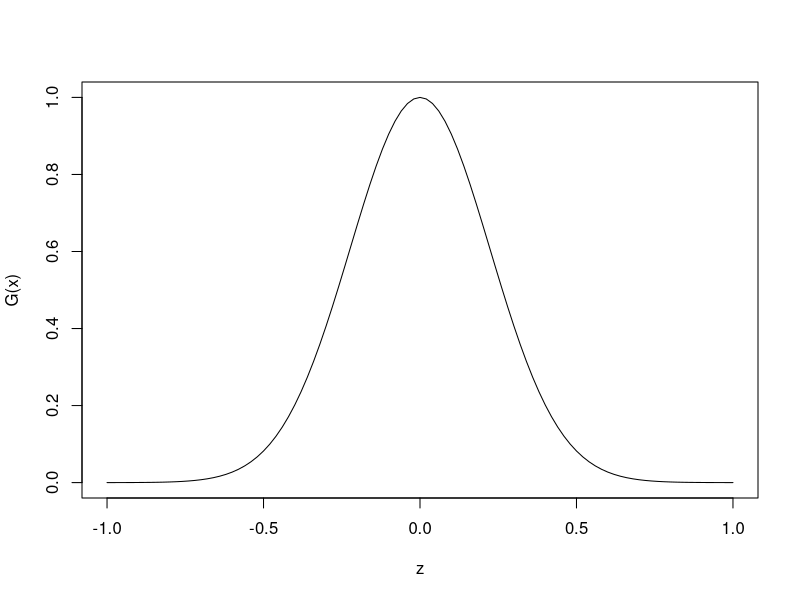
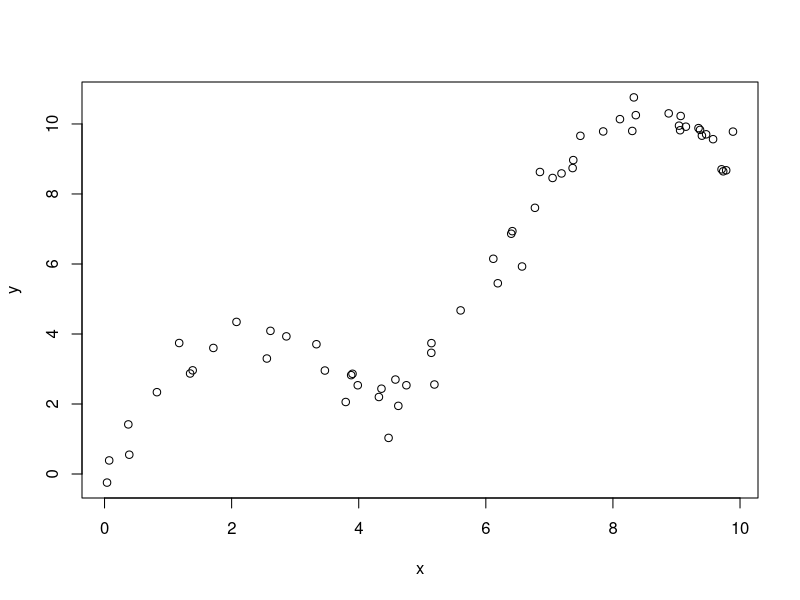
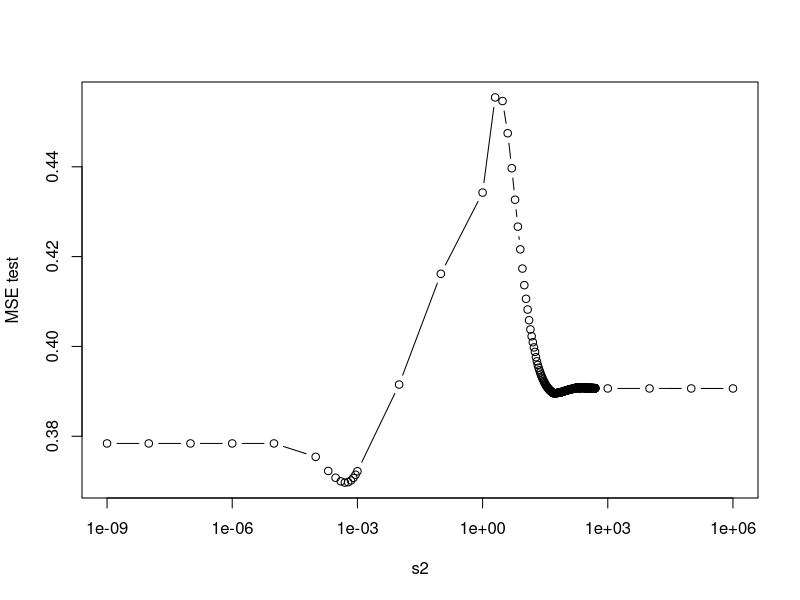
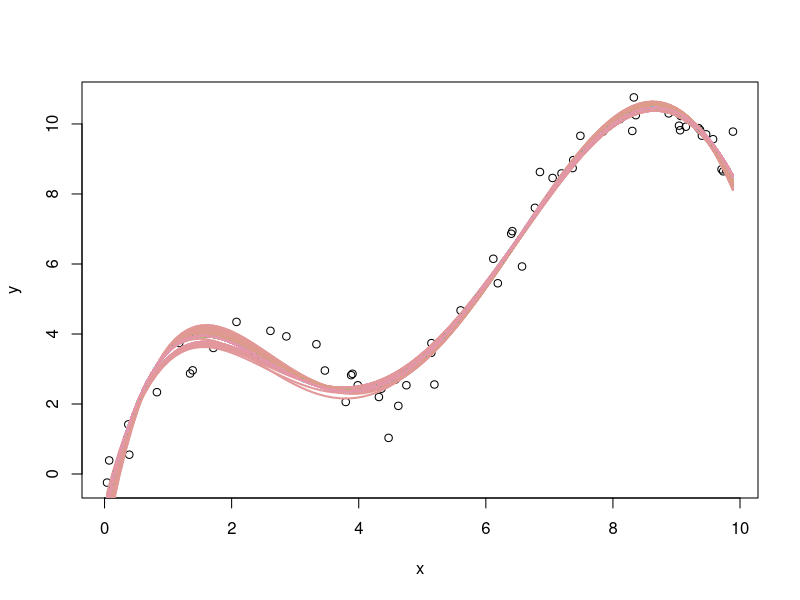
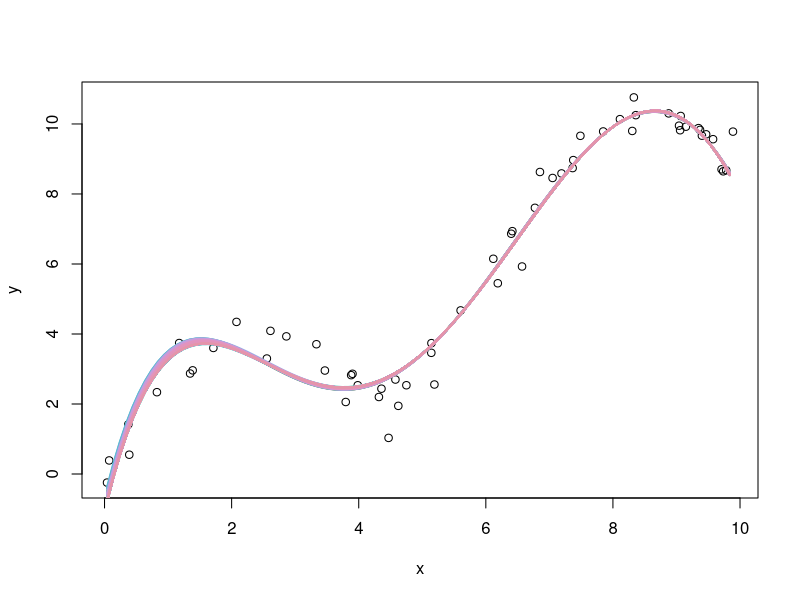
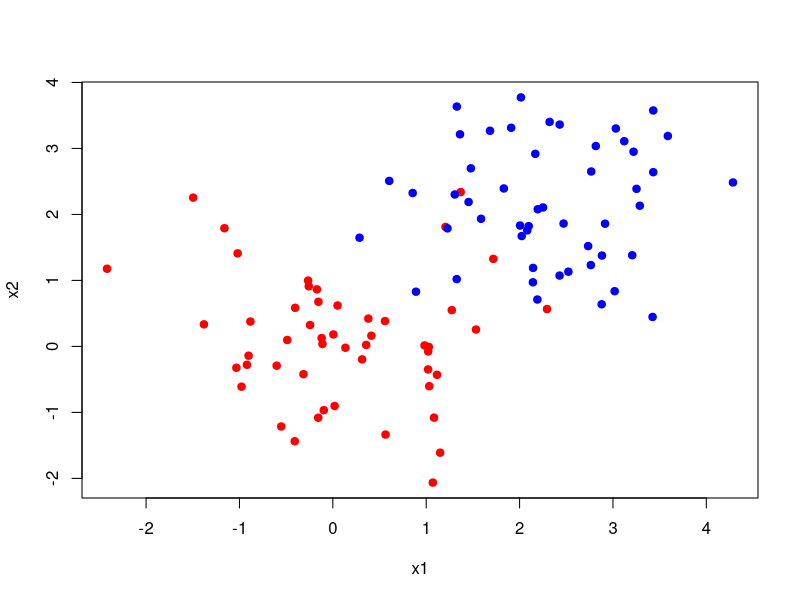

Generate these figures, in order, with R: (Note: a time limit stopped this script after it produced the figures.)
## ---- chunk 1
knitr::opts_chunk$set(echo = TRUE)
## ---- chunk 2
G <- function(z, s2 = 0.1) exp(-z^2/s2)
## ---- chunk 3
curve(G, from = -1, to = 1, xlab = "z")
## ---- chunk 4
x <- 1:10
## ---- chunk 5
sum(G(x - x[1], 1e+1) * G(x - x[1], 1e+1))
sum(G(x - x[1], 1e+0) * G(x - x[1], 1e+0))
sum(G(x - x[1], 1e-1) * G(x - x[1], 1e-1))
## ---- chunk 6
sum(G(x - x[1], 1e+1) * G(x - x[2], 1e+1))
sum(G(x - x[1], 1e+0) * G(x - x[2], 1e+0))
sum(G(x - x[1], 1e-1) * G(x - x[2], 1e-1))
## ---- chunk 7
get_V <- function(x, G, ...)
{
  # prepare output object
  n <- length(x)
  V <- matrix(ncol = n, nrow = n)
  # compute V matrix
  for (i in seq_len(n)) {
    Gi <- G(x - x[i], ...)
    for (j in seq_len(n)) {
      Gj <- G(x - x[j], ...)
      V[i,j] <- sum(Gi*Gj)
    }
  }
  # return V matrix
  V
}
## ---- chunk 8
round(get_V(1:10, G, 1), 2)
## ---- chunk 9
round(get_V(1:10, G, 0.1), 2)
## ---- chunk 10
data_generator <- function(n)
{
  x <- runif(n, min = 0, max = 10)
  y <- 2*sin(x) + 1*x + rnorm(n, mean = 0, sd = 0.5)
  data.frame(x = x,
             y = y)
}
## ---- chunk 11
set.seed(42)
df_train <- data_generator(60)
plot(df_train)
## ---- chunk 12
df <- data_generator(10)
round(get_V(df$x, G, 5e-4), 3)
round(get_V(df$x, G, 1e-7), 3)
## ---- chunk 13
emp_risk <- function(y, pred_y, V)
{
  r <- y - pred_y
  n <- length(r)
  drop(r %*% V %*% r) / n
}
## ---- chunk 14
h <- function(x, w)
{
  #w[1] + w[2]*x + w[3]*x^2 + w[4]*x^3 + w[5]*x^4 + w[6]*x^5
  sum <- 0
  for (i in seq_along(w))
    sum <- sum + w[i]*x^(i - 1)
  sum
}
## ---- chunk 15
func <- function(par, df, V)
{
  pred_y <- h(df$x, par)
  emp_risk(df$y, pred_y, V)
}
## ---- chunk 16
optim_func <- function(init_par, df_train, driver_func, G, ...)
{
  optim(
    par     = init_par,
    fn      = driver_func, 
    gr      = NULL,
    df_train, get_V(df_train$x, G, ...),
    method  = "BFGS",
    control = list(maxit = 1e4)
  )
}
## ---- chunk 17
MSE <- function(y, pred_y)
{
  mean((y - pred_y)^2)
}
## ---- chunk 18
df_test <- data_generator(1e6)
## ---- chunk 19
s2_vec <- c(10^seq(-9,-5), 1:9*1e-4, 10^seq(-3,-1), 1:500, 10^seq(3,6) )
results <- vector(mode = "list", length(s2_vec))
MSE_test <- rep(NA, length(s2_vec))
start_pars <- runif(6, min = -1, max = 1)
for (i in seq_along(s2_vec)) {
  # do the fit/training
  fit <- optim_func(start_pars, df_train, func, G, s2_vec[i])
  if (fit$convergence != 0) 
    cat("Convergence problems in", i, ". round :", fit$convergence, "\n")
  # compute test error and print results
  MSE_test[i] <- MSE(df_test$y, h(df_test$x, fit$par))
  # warm start for next fit
  start_pars <- fit$par
  # store current fit
  results[[i]] <- fit
}
## ---- chunk 20
plot(s2_vec, MSE_test, type = "b", xlab = "s2", ylab = "MSE test", 
     log = "x")
cat("\nBest s2 =", s2_vec[which.min(MSE_test)],
    "with MSE test =", min(MSE_test), "\n")
## ---- chunk 21
plot(df_train, type = "p")
x_seq <- seq(from       = min(df_train$x),
             to         = max(df_train$x),
             length.out = 101)
cols <- colorspace::rainbow_hcl(length(s2_vec))
for (i in seq_along(s2_vec))
  lines(x   = x_seq,
        y   = h(x_seq, results[[i]]$par),
        lwd = 2,
        col = cols[i])
#legend("bottomright",
#       legend = paste("s2 = ", s2_vec),
#       col    = cols,
#       lty    = 1, 
#       lwd    = 2,
#       bty    = "n")
## ---- chunk 22
s2_check <- rep(s2_vec[which.min(MSE_test)], 100)
results <- lapply(
  X   = s2_check,
  FUN = function(s2) optim_func(runif(6, -1, 1), df_train, func, G, s2)
)
## ---- chunk 23
plot(df_train, type = "p")
x_seq <- seq(from = min(df_train$x),
             to = max(df_train$x),
             by = 0.1)
cols <- colorspace::rainbow_hcl(length(s2_check))
for (i in seq_along(s2_check))
  lines(x   = x_seq,
        y   = h(x_seq, results[[i]]$par),
        lwd = 2,
        col = cols[i])
## ---- chunk 24
data_generation_2 <- function(n)
{
  mean <- list(c(0,0), c(2,2))
  varcov <- list(matrix(c(1,0,0,1), ncol = 2), 
                 matrix(c(1,0,0,1), ncol = 2))
  x <- NULL
  y <- NULL
  nn <- n/2
  for (i in seq_len(2)) {
    x <- rbind(x, mnormt::rmnorm(n      = nn, 
                                 mean   = mean[[i]], 
                                 varcov = varcov[[i]]))
    y <- c(y, rep(i - 1, nn))
  }
  df <- data.frame(x, y)
  colnames(df) <- c(paste0("x", 1:2), "y")
  df
}
## ---- chunk 25
df_train_class <- data_generation_2(100)
head(df_train_class)
## ---- chunk 26
with(
  data = df_train_class,
  expr = {
    plot(x    = NULL,
         y    = NULL,
         xlim = range(x1),
         ylim = range(x2),
         xlab = "x1",
         ylab = "x2")
    classes <- unique(y)
    cols <- setNames(object = c("red", "blue"),
                     nm     = as.character(classes))
    for (class in classes) {
      points(x   = x1[y == class],
             y   = x2[y == class],
             col = cols[as.character(class)],
             pch = 19)
    }
  }
)
## ---- chunk 27
G <- function(z, s2 = 0.1)
{
  exp(-sum(z^2)/s2)
}
## ---- chunk 28
get_V <- function(x, G, ...)
{
  n <- nrow(x)
  # prepare G tmp
  Gmat <- matrix(ncol = n, nrow = n)
  for (i in seq_len(n)) {
    for (j in seq_len(n)) {
      Gmat[i,j] <- G(x[j,] - x[i,], ...)
    }
  }
  # prepare output object  
  V <- matrix(ncol = n, nrow = n)
  # compute V matrix
  # V is symmetric: only compute upper triangular 
  # and diagonal elements
  for (i in seq(1, n)) {
    for (j in seq(i, n)) {
      V[i,j] <- sum(Gmat[i,]*Gmat[j,])
    }
  }
  # V is symmetric
  # add the missing symmetric entries of V
  for (i in seq(1, n - 1)) {
    for (j in seq(i + 1, n) ) {
      V[j,i] <- V[i,j]
    }
  }
  # return V matrix
  V
}
## ---- chunk 29
df_test <- data_generation_2(10)
x_test <- subset(df_test, select = c("x1", "x2"))
round(get_V(x_test, G, s2 = 0.1), 3)
## ---- chunk 30
emp_risk <- function(y, pred_y, V)
{
  r <- y - pred_y
  n <- length(r)
  drop(r %*% V %*% r) / n
}
## ---- chunk 31
h <- function(x, w)
{
  w[1] + w[2]*x[,1] + w[3]*x[,1]^2 + w[4]*x[,2] + w[5]*x[,2]^2
  #w[1] + w[2]*x[,1] + w[3]*x[,2]
}
## ---- chunk 32
get_emp_risk <- function(par, x, y, V)
{
  pred_y <- h(x, par)
  risk <- emp_risk(y, pred_y, V)
  risk
}
## ---- chunk 33
optim_func <- function(init_par, df_train, G, s2)
{
  x_train <- subset(df_train, select = c("x1", "x2"))
  optim(
    par     = init_par,
    fn      = get_emp_risk, 
    gr      = NULL,
    x_train, df_train$y, get_V(x_train, G, s2),
    method  = "BFGS",
    control = list(maxit = 1e4, trace = 0)
  )
}
## ---- chunk 34
get_misclass <- function(y, pred_y)
{
  mean(y != pred_y)
}
## ---- chunk 35
df_test <- data_generation_2(1e6)
start_pars <- setNames(object = runif(5, min = -1, max = 1), 
                       nm     = paste0("w", 0:4))
s2_vec <- c(10^seq(-8,-1), 1:50, 10^seq(2,4))
misclass_vec <- rep(NA, length(s2_vec))
for (i in seq_along(s2_vec)) {
  # find best fit/hypothesis function
  fit <- optim_func(start_pars, df_train_class, G, s2 = s2_vec[i])
  # get misclassification rate
  fx <- h(subset(df_test, select = c("x1", "x2")), fit$par)
  pred_y <- ifelse(fx > 0.5, 1, 0)
  misclass_vec[i] <- get_misclass(df_test$y, pred_y)
  # warm start for next iteration
  start_pars <- fit$par
}
## ---- chunk 36
plot(s2_vec, 100*misclass_vec, 
     type = "b", log = "x",
     ylab = "misclassification [%]",
     xlab = "s2")
cat("min misclass =", min(misclass_vec), 
    "for s2 =", s2_vec[which.min(misclass_vec)], "\n")
## ---- chunk 37
start_pars <- setNames(object = runif(5, min = -1, max = 1), 
                       nm     = paste0("w", 0:4))
fit <- optim_func(start_pars, df_train_class, G, 
                  s2 = s2_vec[which.min(misclass_vec)])
with(
  data = df_train_class,
  expr = {
    # empty plot canvas
    plot(x    = NULL,
         y    = NULL,
         xlim = range(x1),
         ylim = range(x2),
         xlab = "x1",
         ylab = "x2")
    # plot grid
    x1_seq <- seq(from       = min(x1) - 1.1*abs(min(x1)), 
                  to         = max(x1) + 1.1*abs(max(x1)), 
                  length.out = 300)
    x2_seq <- seq(from       = min(x2) - 1.1*abs(min(x2)), 
                  to         = max(x2) + 1.1*abs(max(x2)), 
                  length.out = 300)
    grid <- expand.grid(x1 = x1_seq, x2 = x2_seq)
    y_grid <- ifelse(h(grid, fit$par) > 0.5, 1, 0)
    .filled.contour(
      x      = x1_seq,
      y      = x2_seq,
      z      = matrix(data = y_grid,
                      nrow = length(x1_seq),
                      ncol = length(x2_seq)),
      levels = c(-1,0.5,2),
      col    = c(rgb(1,0,0,0.25), rgb(0,0,1,0.25))
    )
    # plot data
    classes <- unique(y)
    #cols <- setNames(object = colorspace::rainbow_hcl(length(classes)),
    #                 nm     = as.character(classes))
    cols <- setNames(object = c("red", "blue"),
                     nm     = as.character(classes))
    for (class in classes) {
      points(x   = x1[y == class],
             y   = x2[y == class],
             col = cols[as.character(class)],
             pch = 19)
    }
    #abline(a = (0.5-fit$par[1])/fit$par[3], 
    #       b = -fit$par[2]/fit$par[3])
  }
)
